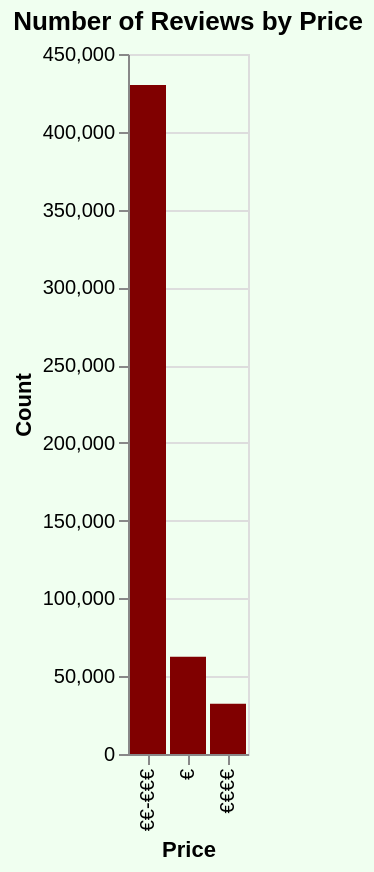

Here is the Vega-Lite specification saved for this chart:
### Vega-Lite specification from a JSON file in a GitHub repository (floating-point values rounded to 4 significant figures)
{"config": {"view": {"continuousWidth": 300, "continuousHeight": 300}}, "data": {"name": "data-e0a90fd422275c2d7b835ab111379ee9"}, "mark": {"type": "bar", "color": "#800000"}, "background": "#f0fff0", "encoding": {"tooltip": [{"field": "count_reviews", "type": "quantitative"}, {"field": "rest_price_range_TA", "type": "nominal"}], "x": {"field": "rest_price_range_TA", "sort": {"field": "count_reviews", "order": "descending"}, "title": "Price", "type": "nominal"}, "y": {"field": "count_reviews", "title": "Count", "type": "quantitative"}}, "height": 350, "title": "Number of Reviews by Price", "width": "container", "$schema": "https://vega.github.io/schema/vega-lite/v5.17.0.json", "datasets": {"data-e0a90fd422275c2d7b835ab111379ee9": [{"rest_price_range_TA": "€", "count_reviews": 62462}, {"rest_price_range_TA": "€€-€€€", "count_reviews": 429994}, {"rest_price_range_TA": "€€€€", "count_reviews": 32283}]}}
